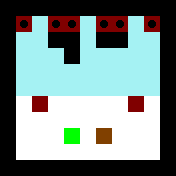

A level layout from a 2D game, rendered from its tile map. Below: a short description, then the map file with its tile-grid data intact:
An orthogonal 11x11 tile map with 16x16 px tiles, 2 tile layers (Layer1, Layer2).

<map version="1.0" orientation="orthogonal" renderorder="right-down" width="11" height="11" tilewidth="16" tileheight="16" nextobjectid="1">
 <tileset firstgid="1" source="../Tiles.tsx" />
 <layer name="Layer1" width="11" height="11">
  <data encoding="csv">
1,1,1,1,1,1,1,1,1,1,1,
1,13,13,13,13,13,13,13,13,13,1,
1,13,13,1,1,13,1,1,13,13,1,
1,13,13,13,1,13,13,13,13,13,1,
1,13,13,13,13,13,13,13,13,13,1,
1,13,13,13,13,13,13,13,13,13,1,
1,5,5,5,5,5,5,5,5,5,1,
1,5,5,5,5,5,5,5,5,5,1,
1,5,5,5,5,5,5,5,5,5,1,
1,5,5,5,5,5,5,5,5,5,1,
1,1,1,1,1,1,1,1,1,1,1
</data>
 </layer>
 <layer name="Layer2" width="11" height="11">
  <data encoding="csv">
0,0,0,0,0,0,0,0,0,0,0,
0,7,0,7,7,0,7,7,0,7,0,
0,0,0,0,0,0,0,0,0,0,0,
0,0,0,0,0,0,0,0,0,0,0,
0,0,0,0,0,0,0,0,0,0,0,
0,0,0,0,0,0,0,0,0,0,0,
0,0,3,0,0,0,0,0,3,0,0,
0,0,0,0,0,0,0,0,0,0,0,
0,0,0,0,4,0,9,0,0,0,0,
0,0,0,0,0,0,0,0,0,0,0,
0,0,0,0,0,0,0,0,0,0,0
</data>
 </layer>
</map>
